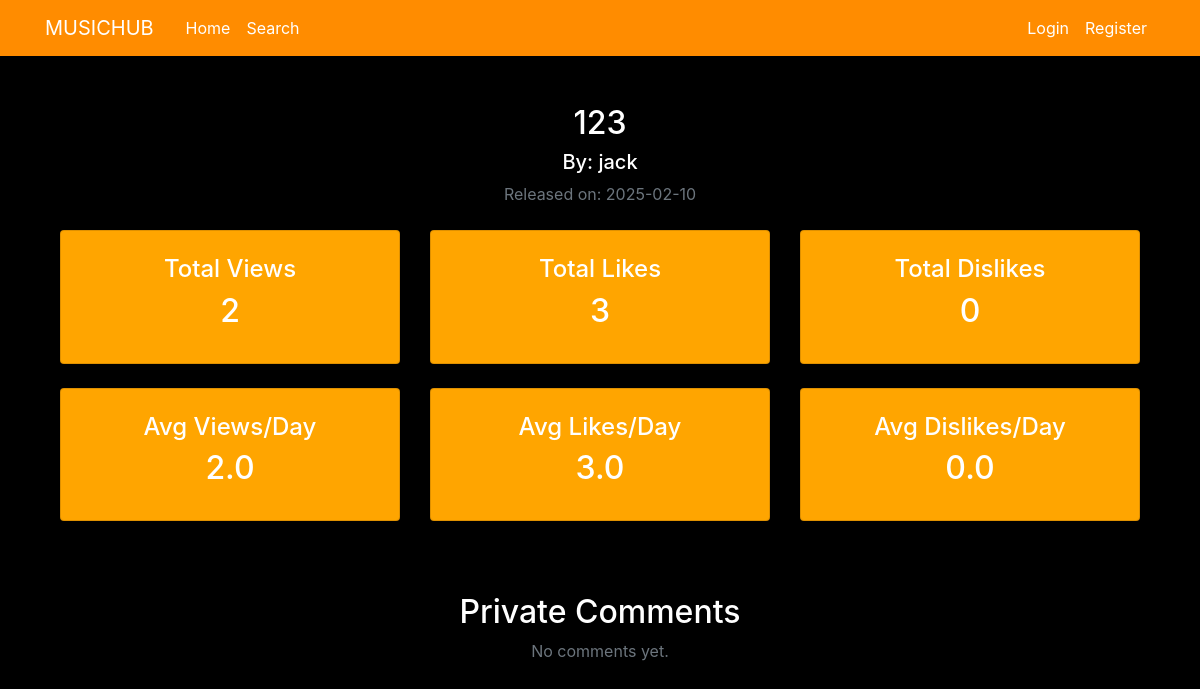
/music/1/detail, run on an earlier commit of the app's database.
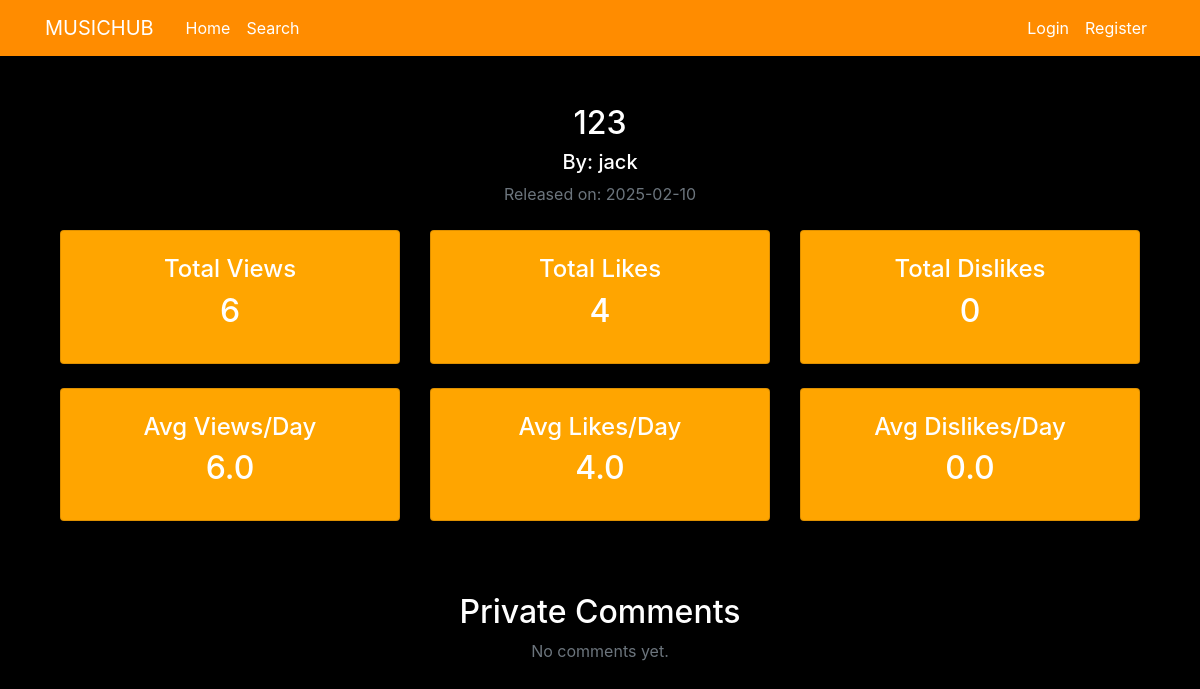
And on a later commit of the database.
### musicapp/models.py (models this page shows, shortened)
class MusicMetrics(db.Model):
    music_id = db.Column(db.Integer, db.ForeignKey('music.id'), primary_key=True)
    like_count = db.Column(db.Integer, default=0)
    dislike_count = db.Column(db.Integer, default=0)
    view_count = db.Column(db.Integer, default=0)

### musicapp/routes.py (the view)
@bp.route("/music/<int:music_id>/detail")
def music_detail(music_id):
    music = Music.query.get_or_404(music_id)
    music_creator = User.query.get(music.creator_id).username
    metrics = MusicMetrics.query.get(music_id)
    comments = Comment.query.filter_by(music_id=music.id).all()
    commentors = [User.query.get(comment.user_id).username for comment in comments]
    if not metrics:
        metrics = MusicMetrics(music_id=music.id)
        db.session.add(metrics)
        db.session.commit()
    days_since_release = (datetime.utcnow().date() - music.upload_date).days
    days_since_release = max(days_since_release, 1)  # Prevent division by zero
    avg_views_per_day = round(metrics.view_count / days_since_release, 2)
    avg_likes_per_day = round(metrics.like_count / days_since_release, 2)
    avg_dislikes_per_day = round(metrics.dislike_count / days_since_release, 2)
    return render_template(
        "musicdetail.html",
        music=music,
        music_creator=music_creator,
        music_metrics=metrics,
        avg_views_per_day=avg_views_per_day,
        avg_likes_per_day=avg_likes_per_day,
        avg_dislikes_per_day=avg_dislikes_per_day,
        comments = comments,
        commentors = commentors
    )

### musicapp/templates/musicdetail.html
{% extends "layout.html" %}
{% block content %}
<div class="container text-center mt-4">
    <h2>{{ music.title }}</h2>
    <h5>By: {{ music_creator }}</h5>
    <p class="text-muted">Released on: {{ music.upload_date.strftime('%Y-%m-%d') }}</p>
    <div class="row mt-4">
        <div class="col-md-4">
            <div class="card p-4 shadow">
                <h4>Total Views</h4>
                <h2>{{ music_metrics.view_count }}</h2>
            </div>
        </div>
        <div class="col-md-4">
            <div class="card p-4 shadow">
                <h4>Total Likes</h4>
                <h2>{{ music_metrics.like_count }}</h2>
            </div>
        </div>
        <div class="col-md-4">
            <div class="card p-4 shadow">
                <h4>Total Dislikes</h4>
                <h2>{{ music_metrics.dislike_count }}</h2>
            </div>
        </div>
    </div>
    <div class="row mt-4">
        <div class="col-md-4">
            <div class="card p-4 shadow">
                <h4>Avg Views/Day</h4>
                <h2>{{ avg_views_per_day }}</h2>
            </div>
        </div>
        <div class="col-md-4">
            <div class="card p-4 shadow">
                <h4>Avg Likes/Day</h4>
                <h2>{{ avg_likes_per_day }}</h2>
            </div>
        </div>
        <div class="col-md-4">
            <div class="card p-4 shadow">
                <h4>Avg Dislikes/Day</h4>
                <h2>{{ avg_dislikes_per_day }}</h2>
            </div>
        </div>
    </div>
    <h2 class ="mt-5 pt-4">Private Comments</h2>
    {% if comments %}
        <ul class="list-group mt-3">
            {% for comment in comments %}
                <li class="orange list-group-item">
                    <strong>{{ commentors[loop.index0] }}:</strong> {{ comment.content }} <br>
                    <small class="">{{ comment.date.strftime('%Y-%m-%d %H:%M') }}</small>
                </li>
            {% endfor %}
        </ul>
    {% else %}
        <p class="text-muted">No comments yet.</p>
    {% endif %}
</div>
{% endblock %}

What changed in the data, as far as the page shows it:
changed MusicMetrics: view_count "2" → "6"; like_count "3" → "4"
Also different on the page:
{{ avg_views_per_day }}: "2.0" → "6.0"
{{ avg_likes_per_day }}: "3.0" → "4.0"
